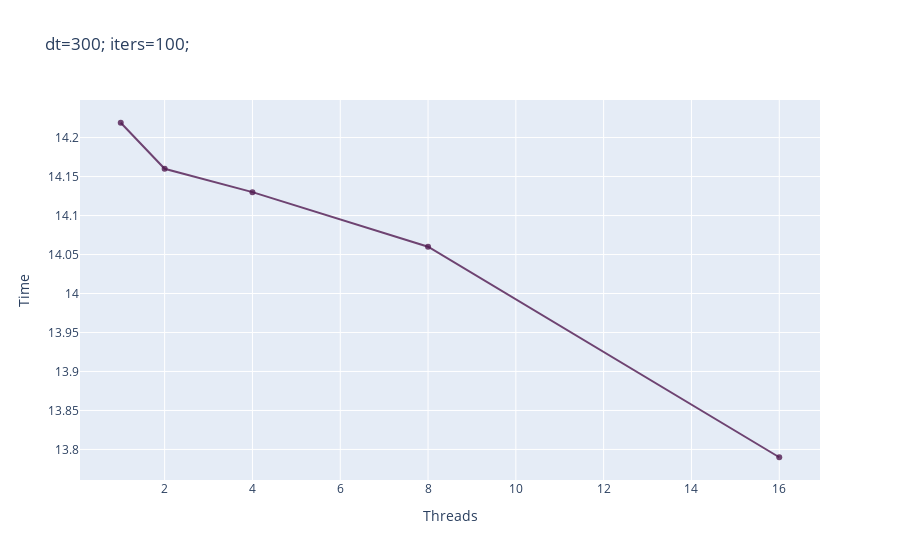
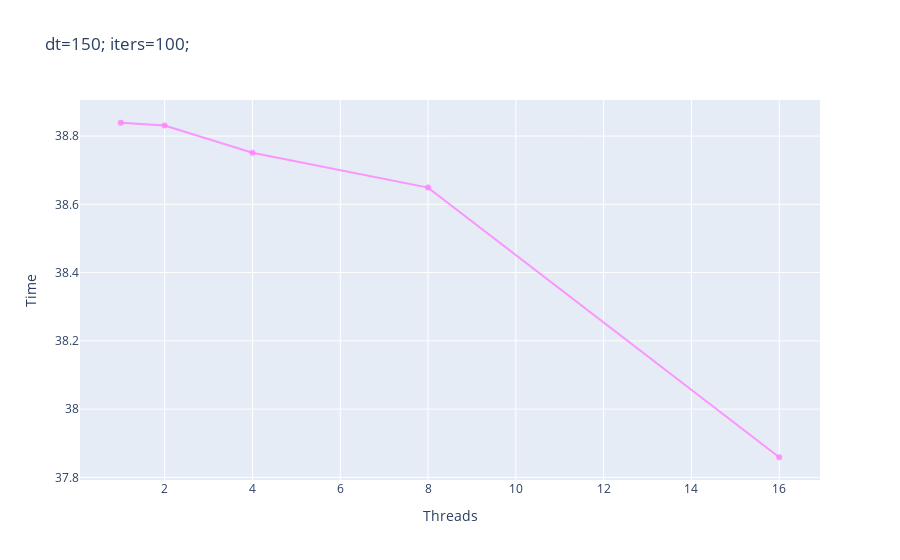
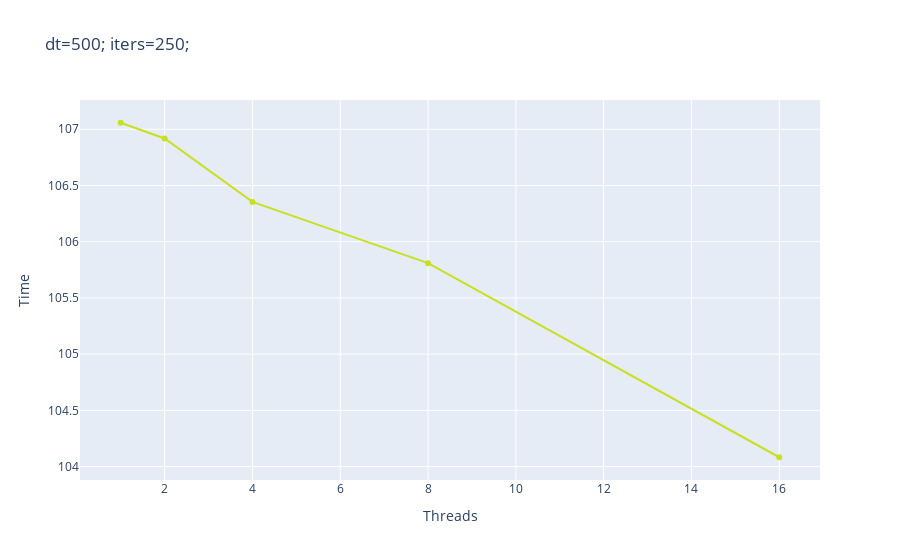
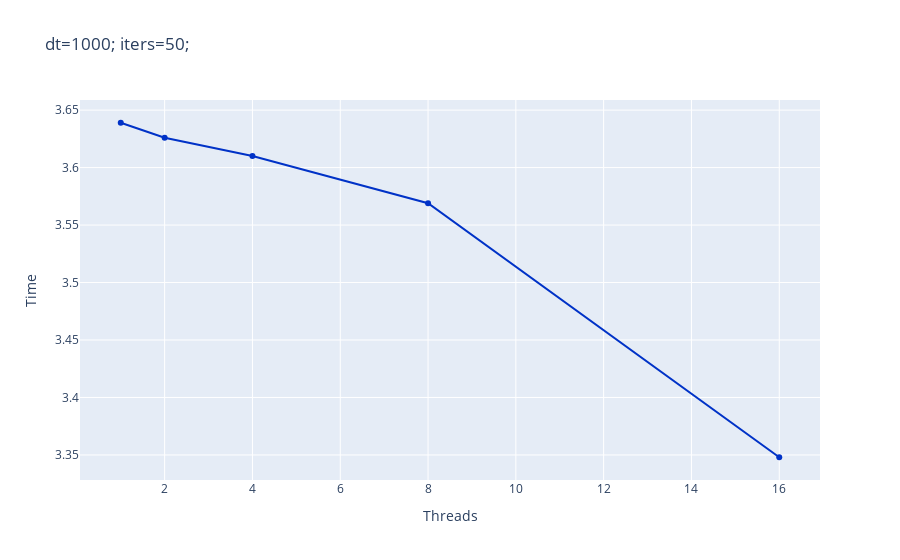

The code cell stored with these charts, in order, in its notebook:
### Code cell
for col, color in columns_colors.items():
    trace1 = go.Scatter(x = data_512p['threads'],
                        y = data_512p[col],
                        mode = "lines+markers",
                        name = f'{col}',
                        marker = dict(color = color)
                        )
    d = [trace1]
    layout = dict(title = f'{col}',
                xaxis = dict(title= 'Threads', ticklen= 5, zeroline= False),
                yaxis = dict(title= 'Time', ticklen= 5, zeroline= False))
    fig = dict(data = d, layout = layout)
    iplot(fig)

### Figure 1 — Plotly figure (JSON) as saved in the notebook; plotly's stock layout.template omitted (floating-point values rounded to 4 significant figures)
{"data": [{"marker": {"color": "rgba(80, 26, 80, 0.8)"}, "mode": "lines+markers", "name": "dt=300; iters=100;", "type": "scatter", "x": [1, 2, 4, 8, 16], "y": [14.22, 14.16, 14.13, 14.06, 13.79]}], "layout": {"title": {"text": "dt=300; iters=100;"}, "xaxis": {"ticklen": 5, "title": {"text": "Threads"}, "zeroline": false}, "yaxis": {"ticklen": 5, "title": {"text": "Time"}, "zeroline": false}}}

### Figure 2 — Plotly figure (JSON) as saved in the notebook; plotly's stock layout.template omitted (floating-point values rounded to 4 significant figures)
{"data": [{"marker": {"color": "rgba(255, 128, 255, 0.8)"}, "mode": "lines+markers", "name": "dt=150; iters=100;", "type": "scatter", "x": [1, 2, 4, 8, 16], "y": [38.84, 38.83, 38.75, 38.65, 37.86]}], "layout": {"title": {"text": "dt=150; iters=100;"}, "xaxis": {"ticklen": 5, "title": {"text": "Threads"}, "zeroline": false}, "yaxis": {"ticklen": 5, "title": {"text": "Time"}, "zeroline": false}}}

### Figure 3 — Plotly figure (JSON) as saved in the notebook; plotly's stock layout.template omitted (floating-point values rounded to 4 significant figures)
{"data": [{"marker": {"color": "rgba(200, 224, 33, 1)"}, "mode": "lines+markers", "name": "dt=500; iters=250;", "type": "scatter", "x": [1, 2, 4, 8, 16], "y": [107.1, 106.9, 106.4, 105.8, 104.1]}], "layout": {"title": {"text": "dt=500; iters=250;"}, "xaxis": {"ticklen": 5, "title": {"text": "Threads"}, "zeroline": false}, "yaxis": {"ticklen": 5, "title": {"text": "Time"}, "zeroline": false}}}

### Figure 4 — Plotly figure (JSON) as saved in the notebook; plotly's stock layout.template omitted (floating-point values rounded to 4 significant figures)
{"data": [{"marker": {"color": "rgba(0, 50, 199, 1)"}, "mode": "lines+markers", "name": "dt=1000; iters=50;", "type": "scatter", "x": [1, 2, 4, 8, 16], "y": [3.639, 3.626, 3.61, 3.569, 3.348]}], "layout": {"title": {"text": "dt=1000; iters=50;"}, "xaxis": {"ticklen": 5, "title": {"text": "Threads"}, "zeroline": false}, "yaxis": {"ticklen": 5, "title": {"text": "Time"}, "zeroline": false}}}
